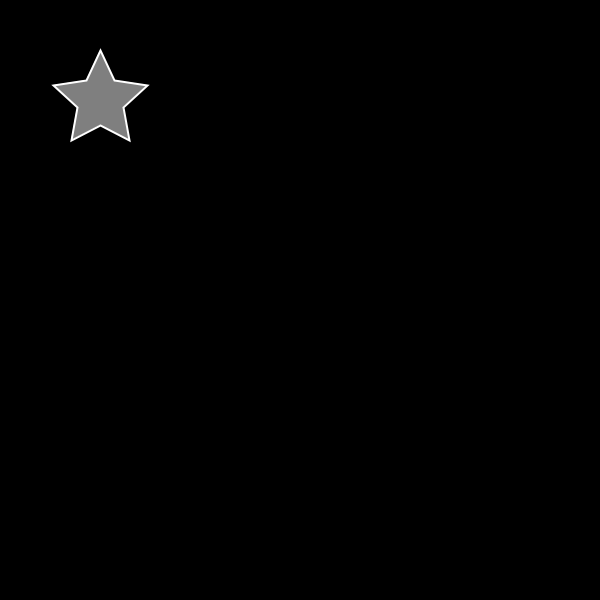
Frame 1 (no input)
Frame 60 (the mouse pressed at the canvas centre just before this capture): identical to frame 1, image omitted
Frame 120 (the mouse held since frame 60 and released just before this capture): identical to frame 1, image omitted

The Processing sketch that drew this single still picture (run headless with seeded random() and noise(); from frame 60 on, the mouse is pressed at the canvas centre):

// Processing sketch: star__copy_DS_
// ── star__copy_DS_.pde
float x=100;
float y=100;

void setup()
{
  size(600, 600);
}

void draw()
{
  background(0);
  star();
}
void star()
{
  fill(127);
  stroke(255);
  strokeWeight(2);
  //here,star coding is series of vertices
  beginShape();
  vertex(x, y-50);
  vertex(x+14, y-20);
  vertex(x+47, y-15);
  vertex(x+23, y+7);
  vertex(x+29, y+40);
  vertex(x, y+25);
  vertex(x-29, y+40);
  vertex(x-23, y+7);
  vertex(x-47, y-15);
  vertex(x-14, y-20);
  endShape(CLOSE);
}
